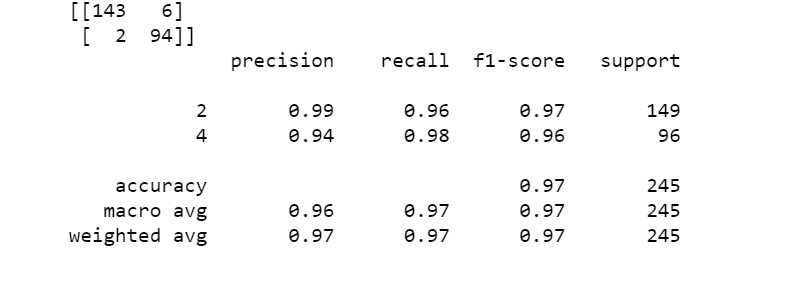

Generate this figure with Python:
#!/usr/bin/env python
# coding: utf-8

# In[1]:


print('Naive Bayes on Wisconsin Brest Cancer Data')


# In[16]:


import numpy as np
import pandas as pd
from matplotlib import pyplot as plt
from sklearn.datasets import load_breast_cancer
from sklearn.metrics import confusion_matrix
from sklearn.neighbors import KNeighborsClassifier
from sklearn.model_selection import train_test_split
import seaborn as sns
sns.set()

#column names
col_names = ['Code Number', 'Clump Thickness','Uniformity of Cell Size', 'Uniformity of Cell Shape', 'Marginal Adhesion', 'Single Epithelial Cell Size', 'Bare Nuclei', 'Bland Chromatin', 'Normal Nucleoli', 'Mitoses', 'Class']

# load dataset
#wbcd = pd.read_csv('wbcd.csv', header=None, names=col_names)
wbcdReplacedData = pd.read_csv('wbcdReplacedData.csv', header=None, names=col_names)
feature_cols = [ 'Clump Thickness','Uniformity of Cell Size', 'Uniformity of Cell Shape', 'Marginal Adhesion', 'Single Epithelial Cell Size', 'Bare Nuclei', 'Bland Chromatin', 'Normal Nucleoli', 'Mitoses']
features= wbcdReplacedData[feature_cols] # Features
result = wbcdReplacedData.Class # Target variable
featuresReplacedData= wbcdReplacedData[feature_cols] # Features all data
resultReplacedData = wbcdReplacedData.Class # Target variable all data


X_train, X_test, y_train, y_test = train_test_split(featuresReplacedData, resultReplacedData, test_size = 0.35)


#Import Gaussian Naive Bayes model
from sklearn.naive_bayes import GaussianNB

#Create a Gaussian Classifier
gnb = GaussianNB()

#Train the model using the training sets
gnb.fit(X_train, y_train)

#Predict the response for test dataset
y_pred = gnb.predict(X_test)

from sklearn.metrics import classification_report, confusion_matrix
print(confusion_matrix(y_test,y_pred))
print(classification_report(y_test,y_pred))
